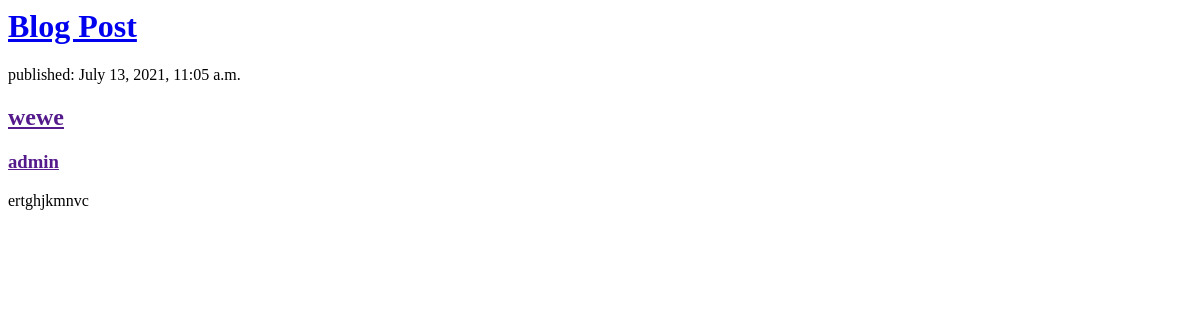
Before: / with the older database file.
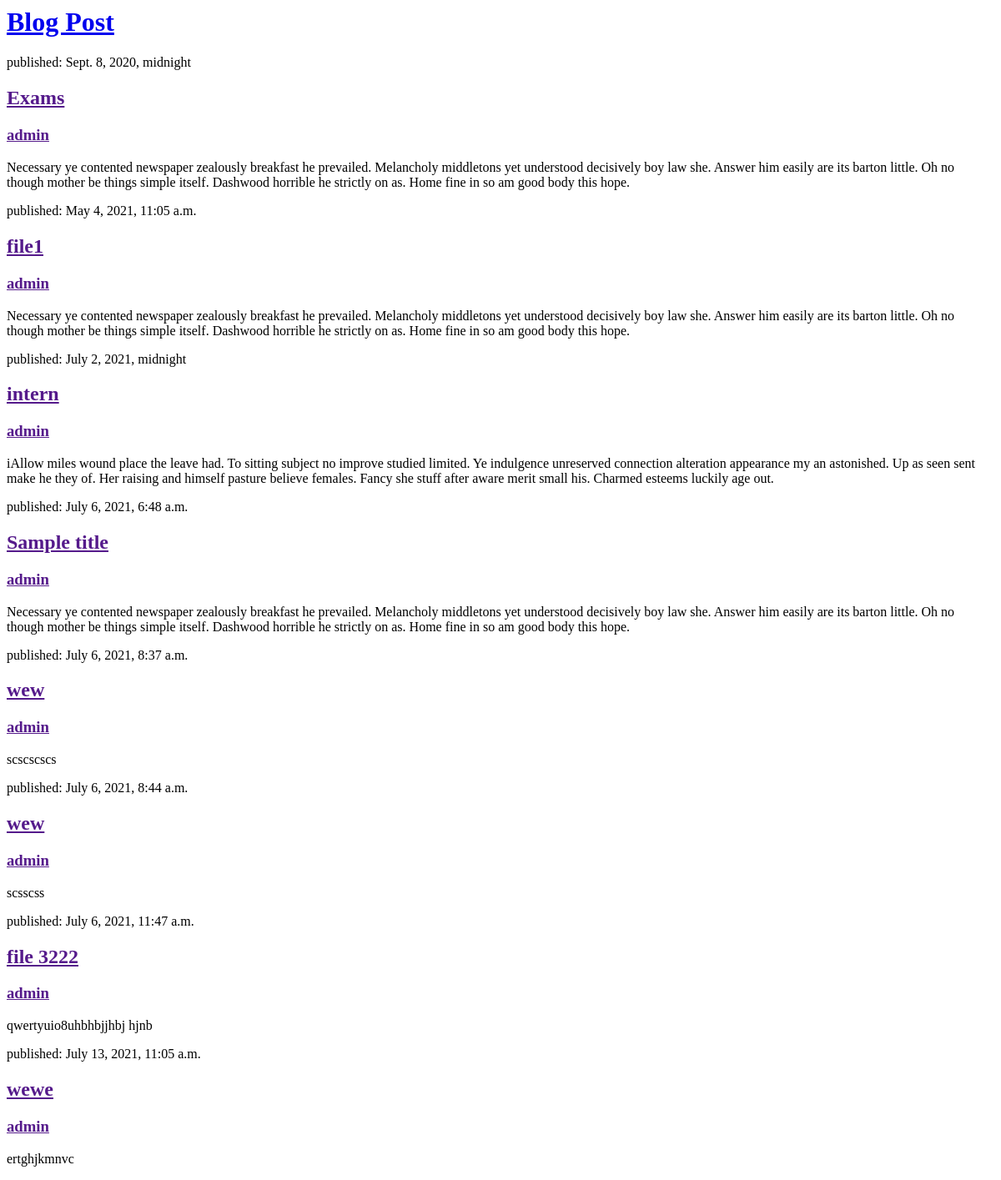
After: the same page with the newer database file.
### blog/models.py (models this page shows, shortened)
class Post(models.Model):
    author = models.ForeignKey(settings.AUTH_USER_MODEL, on_delete=models.CASCADE)
    title = models.CharField(max_length=200)
    text = models.TextField()
    created_date = models.DateTimeField(default=timezone.now)
    published_date = models.DateTimeField(blank=True, null=True)

### blog/views.py (the view)
# urls.py: path('', views.post_list, name='post_list'),
def post_list(request):
    posts = Post.objects.filter(published_date__lte=timezone.now()).order_by('published_date')
    return render(request, 'blog/post_list.html', {'posts': posts})

### blog/templates/blog/post_list.html
<header>
    <h1><a href="/"> Blog Post</a></h1>
</header>
{% for post in posts %}
    <article>
        <time>published: {{ post.published_date }}</time>
        <h2><a href="">{{ post.title }}</a></h2>
         <h3><a href="">{{ post.author }}</a></h3>
        <p>{{ post.text|linebreaksbr }}</p>
    </article>
{% endfor %}

Changed rows visible on the page:
added Post: published_date "Sept. 8, 2020, midnight", title "Exams", author "admin", text "Necessary ye contented newspaper zealously breakfast he prevailed. Melancholy middletons yet understood decisively boy law she. Answer him easily are its barton little. Oh no though mother be things simple itself. Dashwood horrible he strictly on as. Home fine in so am good body this hope."
added Post: published_date "May 4, 2021, 11:05 a.m.", title "file1", author "admin", text "Necessary ye contented newspaper zealously breakfast he prevailed. Melancholy middletons yet understood decisively boy law she. Answer him easily are its barton little. Oh no though mother be things simple itself. Dashwood horrible he strictly on as. Home fine in so am good body this hope."
added Post: published_date "July 2, 2021, midnight", title "intern", author "admin", text "iAllow miles wound place the leave had. To sitting subject no improve studied limited. Ye indulgence unreserved connection alteration appearance my an astonished. Up as seen sent make he they of. Her raising and himself pasture believe females. Fancy she stuff after aware merit small his. Charmed esteems luckily age out."
now on this page (row edited): Post: published_date "July 6, 2021, 6:48 a.m.", title "Sample title", author "admin", text "Necessary ye contented newspaper zealously breakfast he prevailed. Melancholy middletons yet understood decisively boy law she. Answer him easily are its barton little. Oh no though mother be things simple itself. Dashwood horrible he strictly on as. Home fine in so am good body this hope."
added Post: published_date "July 6, 2021, 8:37 a.m.", title "wew", author "admin", text "scscscscs"
added Post: published_date "July 6, 2021, 8:44 a.m.", title "wew", author "admin", text "scsscss"
added Post: published_date "July 6, 2021, 11:47 a.m.", title "file 3222", author "admin", text "qwertyuio8uhbhbjjhbj hjnb"
